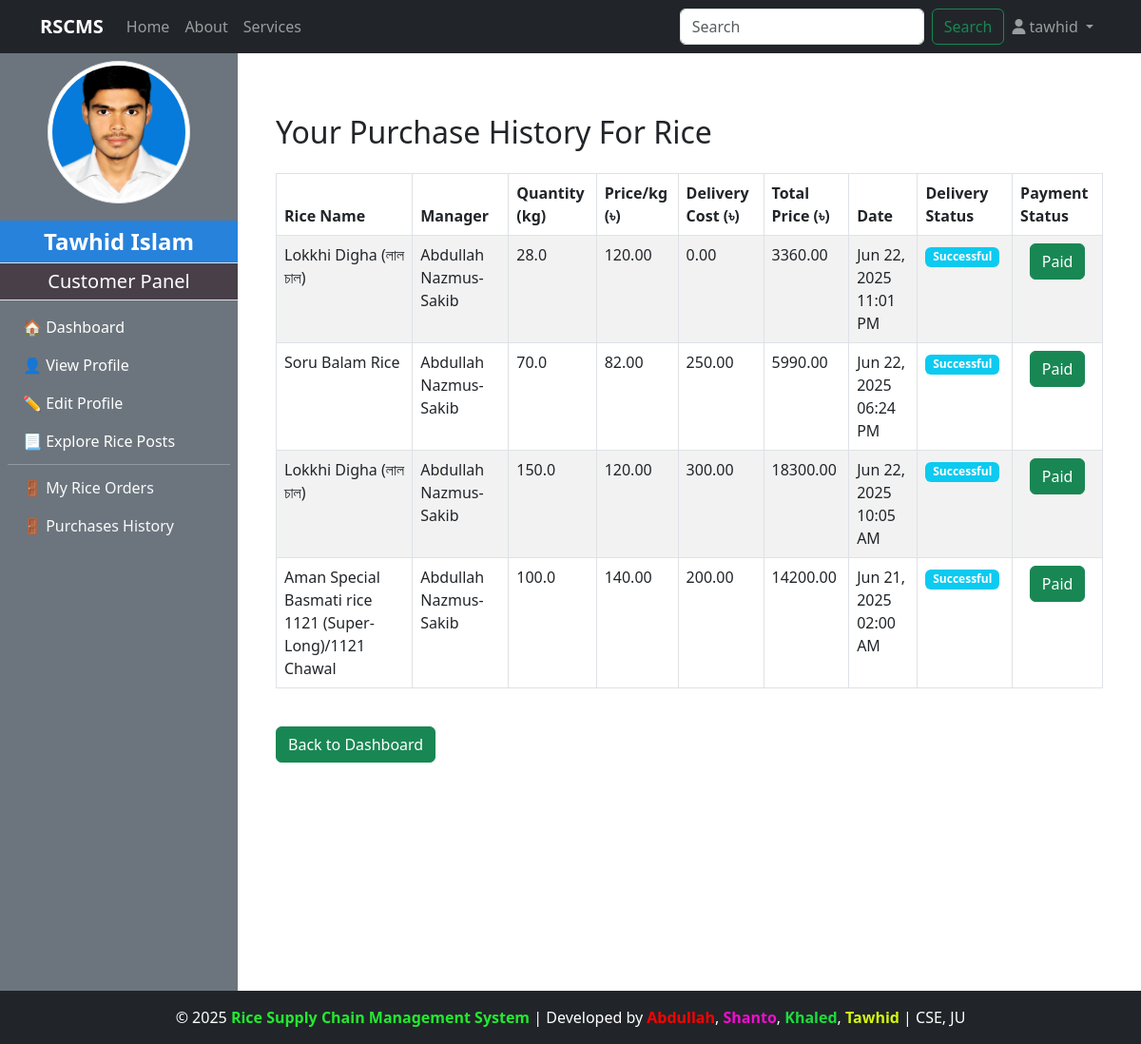
Before: /customer/rice_purchases_history/ (signed in) with the older database file.
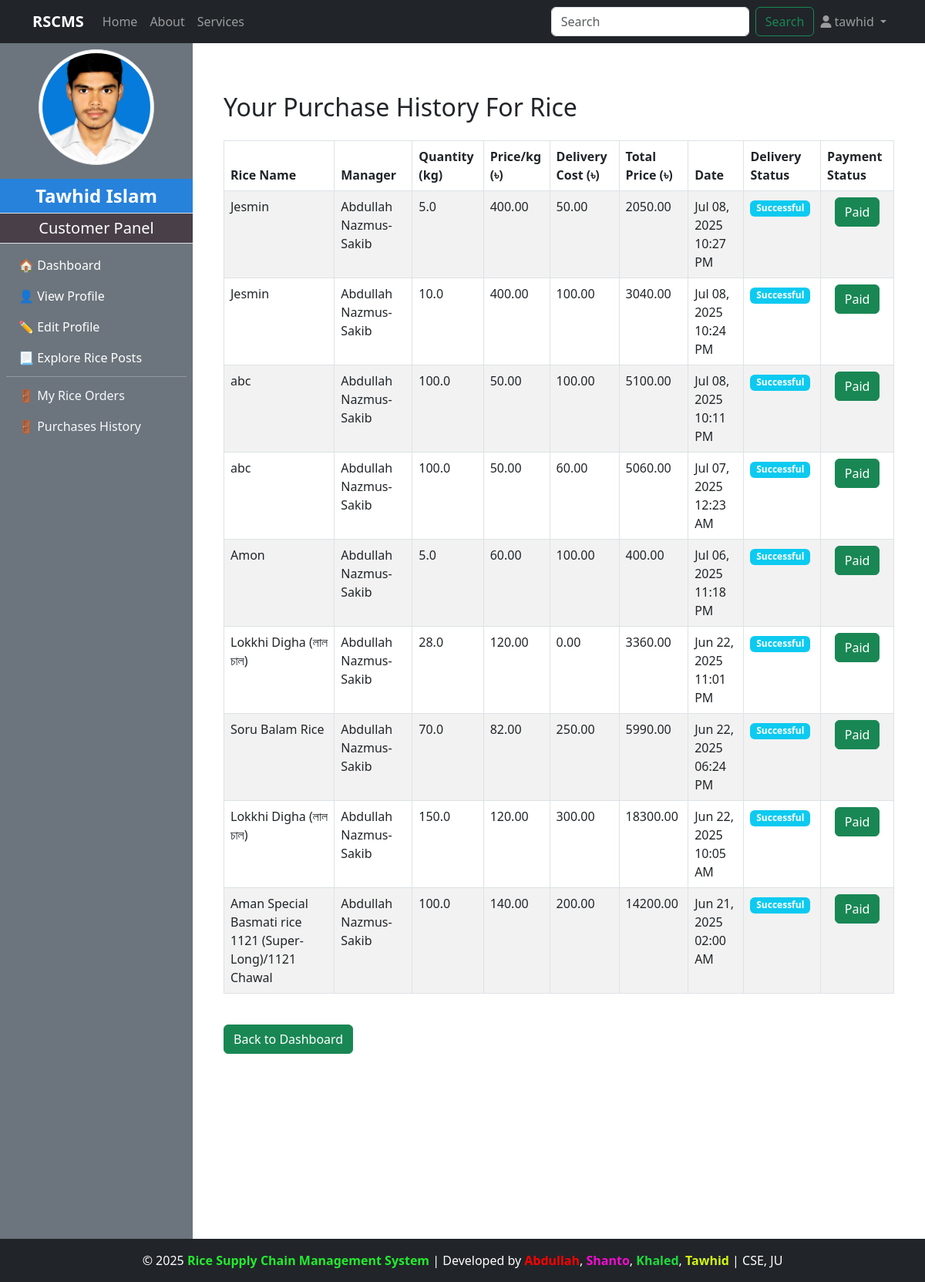
After: the same page with the newer database file.
### customer/models.py (models this page shows, shortened)
class Purchase_Rice(models.Model):
    STATUS_CHOICES = [
        ('Pending', 'Pending'),
        ('Accepted', 'Accepted'),
        ('Cancel', 'Cancel'),
        ('Shipping', 'Shipping'),
        ('Delivered', 'Delivered'),
        ('Successful', 'Successful'),
    ]
    customer = models.ForeignKey(CustomUser, on_delete=models.CASCADE, related_name='customer_rice_purchases')
    rice = models.ForeignKey(RicePost, on_delete=models.CASCADE, related_name='customer_rice_orders')
    quantity_purchased = models.FloatField()
    total_price = models.DecimalField(max_digits=10, decimal_places=2)
    profit_or_loss = models.DecimalField(max_digits=10, decimal_places=2, default=0)
    delivery_cost = models.DecimalField(max_digits=6, decimal_places=2, default=0)
    is_confirmed = models.BooleanField(default=False)
    payment = models.BooleanField(default=False)
    status = models.CharField(max_length=20, choices=STATUS_CHOICES, default='Pending')  # ✅ New field
    purchase_date = models.DateTimeField(auto_now_add=True)

### manager/models.py (models this page shows, shortened)
class RicePost(models.Model):
    manager = models.ForeignKey(CustomUser,on_delete=models.CASCADE, limit_choices_to={'role':'manager'},related_name="managerPost")
    rice_name = models.CharField(max_length=200, blank=True, null=True)
    quality = models.CharField(max_length=100)
    quantity_kg = models.FloatField()
    price_per_kg = models.DecimalField(max_digits=6, decimal_places=2)
    description = models.TextField()
    is_sold = models.BooleanField(default=False)
    rice_image = models.ImageField(upload_to="rice_image/",blank=True,null=True)
    created_at = models.DateTimeField(auto_now_add=True)

class ManagerProfile(models.Model):
    user = models.OneToOneField(CustomUser,on_delete=models.CASCADE,limit_choices_to={'role':'manager'},related_name="managerprofile")
    full_name = models.CharField(max_length=100)
    phone_number = models.CharField(max_length=11)
    transaction_password = models.CharField(blank=True)
    address = models.TextField()
    mill_name = models.CharField(max_length=100)
    mill_location = models.TextField()
    profile_image = models.ImageField(upload_to="manager_profile/",blank=True,null=True)
    experience_year = models.PositiveIntegerField(blank=True, null=True)
    bio = models.TextField(blank=True)
    created_at = models.DateTimeField(auto_now_add=True)

### accounts/models.py (models this page shows, shortened)
class CustomUser(AbstractUser):
    ROLE_CHOICES = (
        ('admin', 'Admin'),
        ('manager', 'Manager'),
        ('customer', 'Customer'),
        ('dealer', 'Dealer'),
    )
    role = models.CharField(max_length=20, choices=ROLE_CHOICES, default='admin')

### customer/views.py (the view)
# urls.py: path('rice_purchases_history/', views.rice_purchases_history, name='rice_purchases_history'),
def rice_purchases_history(request):
    purchases_rice = Purchase_Rice.objects.filter(customer=request.user).order_by("-purchase_date")
    context = {
        "purchases_rice": purchases_rice
    }
    return render(request, "customer/purchase_history.html", context)

### admin_panel/context_processors.py (called while the page is built)
def admin_profile(request):
    if request.user.is_authenticated:
        try:
            admin = AdminProfile.objects.get(user=request.user)
            return {'admin': admin}
        except AdminProfile.DoesNotExist:
            return {}
    return {}

### customer/context_processors.py (called while the page is built)
def customer_profile(request):
    if request.user.is_authenticated:
        try:
            customer = CustomerProfile.objects.get(user=request.user)
            return {'customer': customer}
        except CustomerProfile.DoesNotExist:
            return {}
    return {}

### manager/context_processors.py (called while the page is built)
def manager_profile(request):
    if request.user.is_authenticated:
        try:
            manager = ManagerProfile.objects.get(user=request.user)
            return {'manager': manager}
        except ManagerProfile.DoesNotExist:
            return {}
    return {}

### customer/templates/customer/purchase_history.html (shortened to what this page needs)
{% extends "base.html" %}
{% block content %}
<div class="container mt-5">
    <h2 class="mb-4">Your Purchase History For Rice</h2>
    {% if purchases_rice %}
        <table class="table table-bordered table-striped">
            <thead class="thead-dark">
                <tr>
                    <th>Rice Name</th>
                    <th>Manager</th>
                    <th>Quantity (kg)</th>
                    <th>Price/kg (৳)</th>
                    <th>Delivery Cost (৳)</th>
                    <th>Total Price (৳)</th>
                    <th>Date</th>
                    <th>Delivery Status</th>
                    <th>Payment Status</th>
                </tr>
            </thead>
            <tbody>
                {% for purchase in purchases_rice %}
                {% if purchase.status == "Successful" %}
                <tr>
                    <td>{{ purchase.rice.rice_name }}</td>
                    <td>{{ purchase.rice.manager.managerprofile.full_name }}</td>
                    <td>{{ purchase.quantity_purchased }}</td>
                    <td>{{ purchase.rice.price_per_kg }}</td>
                    <td>{{ purchase.delivery_cost }}</td>
                    <td>{{ purchase.total_price }}</td>
                    <td>{{ purchase.purchase_date|date:"M d, Y h:i A" }}</td>
                    <td><span class="badge bg-info">{{purchase.status}}</span></td>
                    <td class="text-center">
                        {% if purchase.payment %}
                            <span class="btn btn-success">Paid</span>
                        {% endif %}
                    </td>
                </tr>
                {% endif %}
                {% endfor %}
            </tbody>
        </table>
    {% else %}
        <p>You have not made any purchases yet.</p>
    {% endif %}
    <a href="{% url 'customer_dashboard' %}" class="btn btn-success mt-4">Back to Dashboard</a>
</div>
{% endblock %}

Changed rows visible on the page:
added Purchase_Rice: rice.rice_name "Jesmin", rice.manager.managerprofile.full_name "Abdullah Nazmus-Sakib", quantity_purchased "5.0", rice.price_per_kg "400.00", delivery_cost "50.00", total_price "2050.00", purchase_date "Jul 08, 2025 10:27 PM", status "Successful", payment "Paid"
added Purchase_Rice: rice.rice_name "Jesmin", rice.manager.managerprofile.full_name "Abdullah Nazmus-Sakib", quantity_purchased "10.0", rice.price_per_kg "400.00", delivery_cost "100.00", total_price "3040.00", purchase_date "Jul 08, 2025 10:24 PM", status "Successful", payment "Paid"
added Purchase_Rice: rice.rice_name "abc", rice.manager.managerprofile.full_name "Abdullah Nazmus-Sakib", quantity_purchased "100.0", rice.price_per_kg "50.00", delivery_cost "100.00", total_price "5100.00", purchase_date "Jul 08, 2025 10:11 PM", status "Successful", payment "Paid"
added Purchase_Rice: rice.rice_name "abc", rice.manager.managerprofile.full_name "Abdullah Nazmus-Sakib", quantity_purchased "100.0", rice.price_per_kg "50.00", delivery_cost "60.00", total_price "5060.00", purchase_date "Jul 07, 2025 12:23 AM", status "Successful", payment "Paid"
added Purchase_Rice: rice.rice_name "Amon", rice.manager.managerprofile.full_name "Abdullah Nazmus-Sakib", quantity_purchased "5.0", rice.price_per_kg "60.00", delivery_cost "100.00", total_price "400.00", purchase_date "Jul 06, 2025 11:18 PM", status "Successful", payment "Paid"
